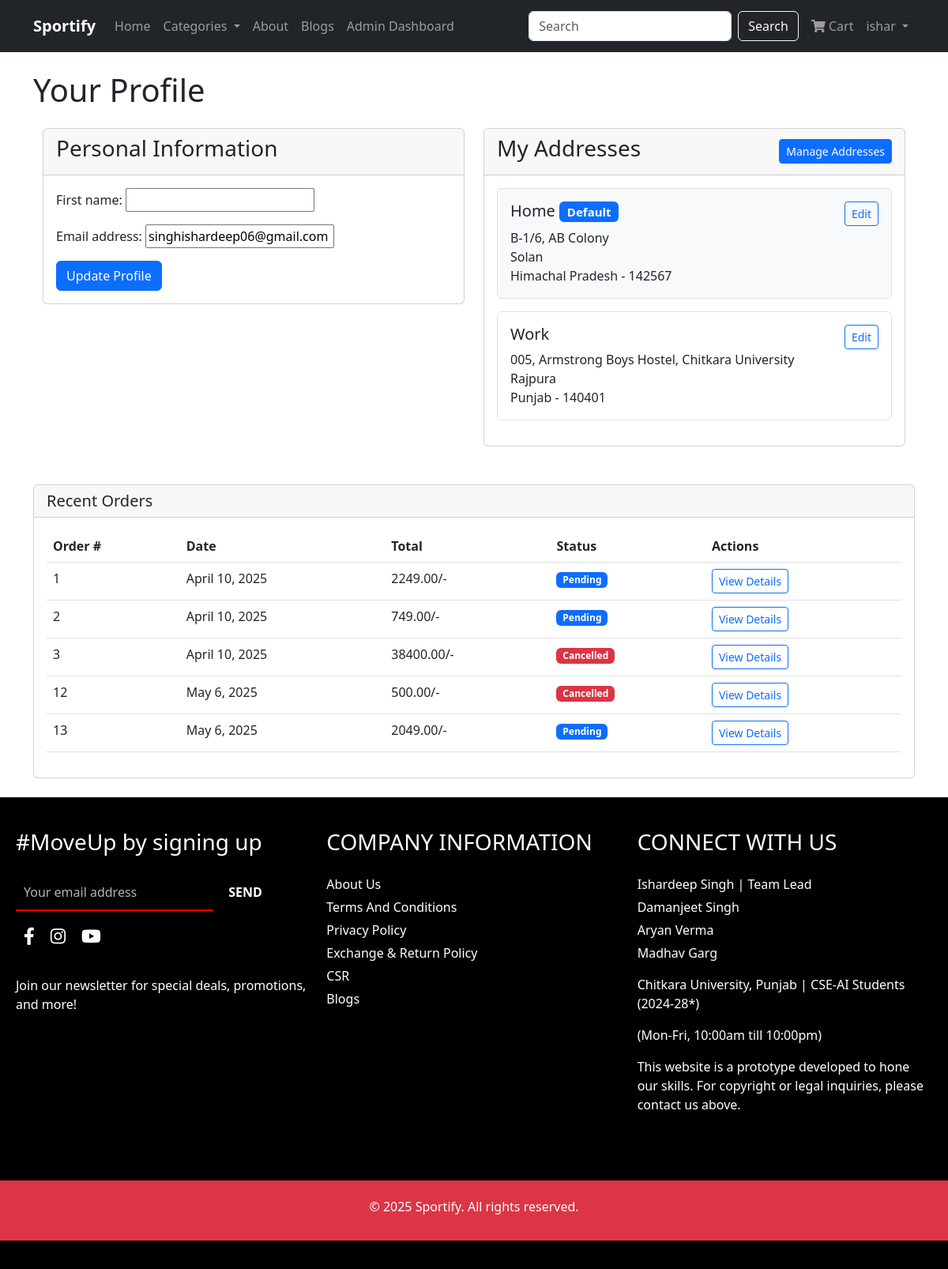
The page /user/profile/ (signed in) on the database its author committed.
### user_app/models.py (models this page shows, shortened)
class Address(models.Model):
    ADDRESS_TYPE_CHOICES = [
        ('HOME', 'Home'),
        ('WORK', 'Work'),
        ('OTHER', 'Other'),
    ]
    user = models.ForeignKey(User, on_delete=models.CASCADE, related_name='addresses')
    address_type = models.CharField(max_length=10, choices=ADDRESS_TYPE_CHOICES, default='HOME')
    is_default = models.BooleanField(default=False)
    house_street = models.CharField(max_length=200)
    landmark = models.CharField(max_length=100, blank=True, null=True)
    pincode = models.CharField(max_length=10)
    state = models.CharField(max_length=100)

### cart_app/models.py (models this page shows, shortened)
class Order(models.Model):
    STATUS_CHOICES = (
        ('Pending', 'Pending'),
        ('Processing', 'Processing'),
        ('Shipped', 'Shipped'),
        ('Delivered', 'Delivered'),
        ('Cancelled', 'Cancelled'),
    )
    PAYMENT_CHOICES = (
        ('card', 'Credit/Debit Card'),
        ('cod', 'Cash on Delivery'),
        ('gift_card', 'Gift Card'),
        ('coupon', 'Coupon'),
    )
    user = models.ForeignKey(User, on_delete=models.CASCADE)
    total_amount = models.DecimalField(max_digits=10, decimal_places=2)
    status = models.CharField(max_length=50, choices=STATUS_CHOICES, default='Pending')
    payment_method = models.CharField(max_length=50, choices=PAYMENT_CHOICES)
    shipping_address = models.TextField()
    order_date = models.DateTimeField(default=timezone.now)

### user_app/views.py (the view)
# urls.py: path('profile/', views.profile, name='profile'),
@login_required
def profile(request):
    if request.method == 'POST':
        if 'update_user' in request.POST:
            u_form = UserUpdateForm(request.POST, instance=request.user)
            if u_form.is_valid():
                u_form.save()
                messages.success(request, 'Your personal information has been updated!')
                return redirect('profile')
            else:
                for field, errors in u_form.errors.items():
                    for error in errors:
                        messages.error(request, f"{field}: {error}")
    else:
        u_form = UserUpdateForm(instance=request.user)
    addresses = Address.objects.filter(user=request.user)
    context = {
        'u_form': u_form,
        'addresses': addresses,
    }
    return render(request, 'user_app/profile.html', context)

### user_app/forms.py
class UserUpdateForm(forms.ModelForm):
    class Meta:
        model = User
        fields = ['first_name', 'email']

### cart_app/context_processors.py (called while the page is built)
def cart_count(request):
    count = 0
    if request.user.is_authenticated:
        count = CartItem.objects.filter(user=request.user).count()
    return {'cart_count': count}

def categories_processor(request):
    categories = Category.objects.all()
    return {'categories': categories}

def featured_products(request):
    featured = list(Product.objects.all().order_by('?')[:8])
    return {'featured_products': featured}

### user_app/context_processors.py (called while the page is built)
def user_address(request):
    address = None
    if request.user.is_authenticated:
        try:
            address = Address.objects.filter(user=request.user, is_default=True).first()
            if not address:
                address = Address.objects.filter(user=request.user).first()
        except Address.DoesNotExist:
            pass
    return {'address': address}

### templates/user_app/profile.html (shortened to what this page needs)
{% extends 'base.html' %}
{% block content %}
<h1 class="mb-4">Your Profile</h1>
<div class="container mt-4">
    <div class="row">
        <div class="col-md-6 mb-4">
            <div class="card">
                <div class="card-header">
                    <h3>Personal Information</h3>
                </div>
                <div class="card-body">
                    <form method="POST" enctype="multipart/form-data">
                        {{ u_form.as_p }}
                        <button type="submit" name="update_user" class="btn btn-primary">Update Profile</button>
                    </form>
                </div>
            </div>
        </div>
        <div class="col-md-6 mb-4">
            <div class="card">
                <div class="card-header d-flex justify-content-between align-items-center">
                    <h3>My Addresses</h3>
                    <a href="{% url 'address_list' %}" class="btn btn-primary btn-sm">Manage Addresses</a>
                </div>
                <div class="card-body">
                    {% if addresses %}
                        {% for address in addresses %}
                            <div class="mb-3 p-3 {% if address.is_default %}bg-light{% endif %} border rounded">
                                <div class="d-flex justify-content-between align-items-start">
                                    <div>
                                        <h5>{{ address.get_address_type_display }}
                                            {% if address.is_default %}
                                                <span class="badge bg-primary">Default</span>
                                            {% endif %}
                                        </h5>
                                        <p class="mb-0">
                                            {{ address.house_street }}<br>
                                            {% if address.landmark %}{{ address.landmark }}<br>{% endif %}
                                            {{ address.state }} - {{ address.pincode }}
                                        </p>
                                    </div>
                                    <a href="{% url 'address_edit' address.pk %}" class="btn btn-sm btn-outline-primary">Edit</a>
                                </div>
                            </div>
                        {% endfor %}
                    {% else %}
                        <div class="alert alert-info">
                            You haven't added any addresses yet.
                            <a href="{% url 'address_create' %}" class="alert-link">Add your first address</a>
                        </div>
                    {% endif %}
                </div>
            </div>
        </div>
    </div>
</div>
<div class="row mt-4">
    <div class="col-12">
        <div class="card">
            <div class="card-header">
                <h5 class="mb-0">Recent Orders</h5>
            </div>
            <div class="card-body">
                <div class="table-responsive">
                    <table class="table">
                        <thead>
                            <tr>
                                <th>Order #</th>
                                <th>Date</th>
                                <th>Total</th>
                                <th>Status</th>
                                <th>Actions</th>
                            </tr>
                        </thead>
                        <tbody>
                            {% for order in user.order_set.all|slice:":5" %}
                            <tr>
                                <td>{{ order.id }}</td>
                                <td>{{ order.order_date|date:"F j, Y" }}</td>
                                <td>{{ order.total_amount }}/-</td>
                                <td>
                                    <span class="badge bg-{% if order.status == 'Delivered' %}success{% elif order.status == 'Cancelled' %}danger{% else %}primary{% endif %}">
                                        {{ order.status }}
                                    </span>
                                </td>
                                <td>
                                    <a href="{% url 'order_history' %}#collapse{{ order.id }}" class="btn btn-sm btn-outline-primary">View Details</a>
                                </td>
                            </tr>
                            {% empty %}
                            <tr>
                                <td colspan="5" class="text-center">You haven't placed any orders yet.</td>
                            </tr>
                            {% endfor %}
                        </tbody>
                    </table>
                </div>
            </div>
        </div>
    </div>
</div>
{% endblock %}

### templates/base.html (shortened to what this page needs)
<!DOCTYPE html>
<html lang="en">
<head>
    <link href="https://cdn.jsdelivr.net/npm/bootstrap@5.3.0-alpha1/dist/css/bootstrap.min.css" rel="stylesheet">
    <link rel="stylesheet" href="https://cdnjs.cloudflare.com/ajax/libs/font-awesome/6.0.0/css/all.min.css">
    <link rel="stylesheet" href="https://cdnjs.cloudflare.com/ajax/libs/font-awesome/5.15.4/css/all.min.css">
</head>
<body>
    <nav class="navbar navbar-expand-lg navbar-dark bg-dark">
        <div class="container">
            <a class="navbar-brand" href="{% url 'index' %}"><strong>Sportify</strong></a>
            <div class="collapse navbar-collapse" id="navbarNav">
                <ul class="navbar-nav me-auto">
                    <li class="nav-item">
                        <a class="nav-link" href="{% url 'index' %}">Home</a>
                    </li>
                    <li class="nav-item dropdown">
                        <a class="nav-link dropdown-toggle" href="#" id="navbarDropdown" role="button"
                            data-bs-toggle="dropdown">
                            Categories
                        </a>
                    </li>
                    <li class="nav-item">
                        <a class="nav-link" href="{% url 'about' %}">About</a>
                    </li>
                    <li class="nav-item">
                        <a class="nav-link" href="{% url 'blogs' %}">Blogs</a>
                    </li>
                    {% if user.is_authenticated and user.is_staff %}
                    <li class="nav-item">
                        <a class="nav-link" href="http://127.0.0.1:8000/admin/">Admin Dashboard</a>
                    </li>
                    {% endif %}
                </ul>
                <form class="d-flex mx-2" action="{% url 'search' %}" method="GET">
                    <input class="form-control me-2" type="search" name="query" placeholder="Search"
                        aria-label="Search">
                    <button class="btn btn-outline-light" type="submit">Search</button>
                </form>
                <ul class="navbar-nav">
                    {% if user.is_authenticated %}
                    <li class="nav-item">
                        <a class="nav-link" href="{% url 'cart' %}">
                            <i class="fas fa-shopping-cart"></i> Cart
                        </a>
                    </li>
                    <li class="nav-item dropdown">
                        <a class="nav-link dropdown-toggle" href="#" id="userDropdown" role="button"
                            data-bs-toggle="dropdown">
                            {{ user.first_name|default:user.username }}
                        </a>
                    </li>
                    {% endif %}
                </ul>
            </div>
        </div>
    </nav>
    <div class="container my-4">
        {% block content %}{% endblock %}
    </div>
    <footer>
        <div class="footer-container">
            <div class="newsletter">
                <h3>#MoveUp by signing up</h3>
                <form action="{% url 'subscribe' %}">
                    <input type="email" placeholder="Your email address" id="box" required>
                    <button type="submit">SEND</button>
                </form>
                <div class="social-icons">
                    <a href="#" class="social-link"><i class="fab fa-facebook-f"></i></a>
                    <a href="#" class="social-link"><i class="fab fa-instagram"></i></a>
                    <a href="#" class="social-link"><i class="fab fa-youtube"></i></a>
                </div><br>
                <p>Join our newsletter for special deals, promotions, and more!</p>
            </div>
            <div class="company-info">
                <h3>COMPANY INFORMATION</h3>
                <ul>
                    <li><a href="{% url 'about' %}">About Us</a></li>
                    <li><a href="{% url 'tc' %}">Terms And Conditions</a></li>
                    <li><a href="{% url 'privacy_policy' %}">Privacy Policy</a></li>
                    <li><a href="{% url 'exchange_policy' %}">Exchange & Return Policy</a></li>
                    <li><a href="{% url 'csr' %}">CSR</a></li>
                    <li><a href="{% url 'blogs' %}">Blogs</a></li>
                </ul>
            </div>
            <div class="connect" id="contact">
                <h3>CONNECT WITH US</h3>
                <ul>
                    <li><a href="mailto:ishardeep3195.beai24@chitkara.edu.in">Ishardeep Singh</a> | Team Lead</li>
                    <li><a href="mailto:damanjeet3183.beai24@chitkara.edu.in">Damanjeet Singh</a></li>
                    <li><a href="mailto:aryan3181.beai24@chitkara.edu.in">Aryan Verma</a></li>
                    <li><a href="mailto:madhav3219.beai24@chitkara.edu.in">Madhav Garg</a></li>
                </ul>
                <p>Chitkara University, Punjab | CSE-AI Students (2024-28*)</p>
                <p>(Mon-Fri, 10:00am till 10:00pm)</p>
                <p>This website is a prototype developed to hone our skills. For copyright or legal inquiries, please
                    contact us above.</p>
            </div>
        </div>
        <div class="text-center bg-danger text-white py-4 mt-5 mb-3">
            <h6>&copy; {% now "Y" %} Sportify. All rights reserved.</h6>
        </div>
    </footer>
</body>
</html>

### templates/base.html (style rules this page uses)
footer { background-color: black; color: white; padding: 20px 0; }
.footer-container { display: flex; justify-content: space-around; flex-wrap: wrap; padding: 10px; }
.footer-container div { flex: 1; min-width: 200px; margin: 10px; }
.footer-container h3 { margin-bottom: 25px; }
ul { list-style: none; padding: 0; }
ul li { margin: 5px 0; }
ul li a { color: white; text-decoration: none; }
#box { background-color: transparent; border: none; border-bottom: 2px solid red; padding: 10px; width: 250px; font-size: 16px; color: white; outline: none; margin-bottom: 5px; }
#box::placeholder { color: rgba(255, 255, 255, 0.7); }
.newsletter button { padding: 10px 15px; background: none; color: white; border: none; font-size: 16px; cursor: pointer; font-weight: bold; transition: color 0.3s ease; }
.social-icons { margin-top: 35px; display: flex; justify-content: start; gap: 20px; }
.social-icons a { color: white; font-size: 22px; transition: color 0.3s ease; }

### rows shown on the page
Address: address_type "Home", is_default "Default", house_street "B-1/6, AB Colony", landmark "Solan", state "Himachal Pradesh", pincode "142567"
Address: address_type "Work", house_street "005, Armstrong Boys Hostel, Chitkara University", landmark "Rajpura", state "Punjab", pincode "140401"
Order: id "1", order_date "April 10, 2025", total_amount "2249.00", status "Pending"
Order: id "2", order_date "April 10, 2025", total_amount "749.00", status "Pending"
Order: id "3", order_date "April 10, 2025", total_amount "38400.00", status "Cancelled"
Order: id "12", order_date "May 6, 2025", total_amount "500.00", status "Cancelled"
Order: id "13", order_date "May 6, 2025", total_amount "2049.00", status "Pending"

### other values the page prints
{{ user.first_name|default:user.username }} "ishar"
